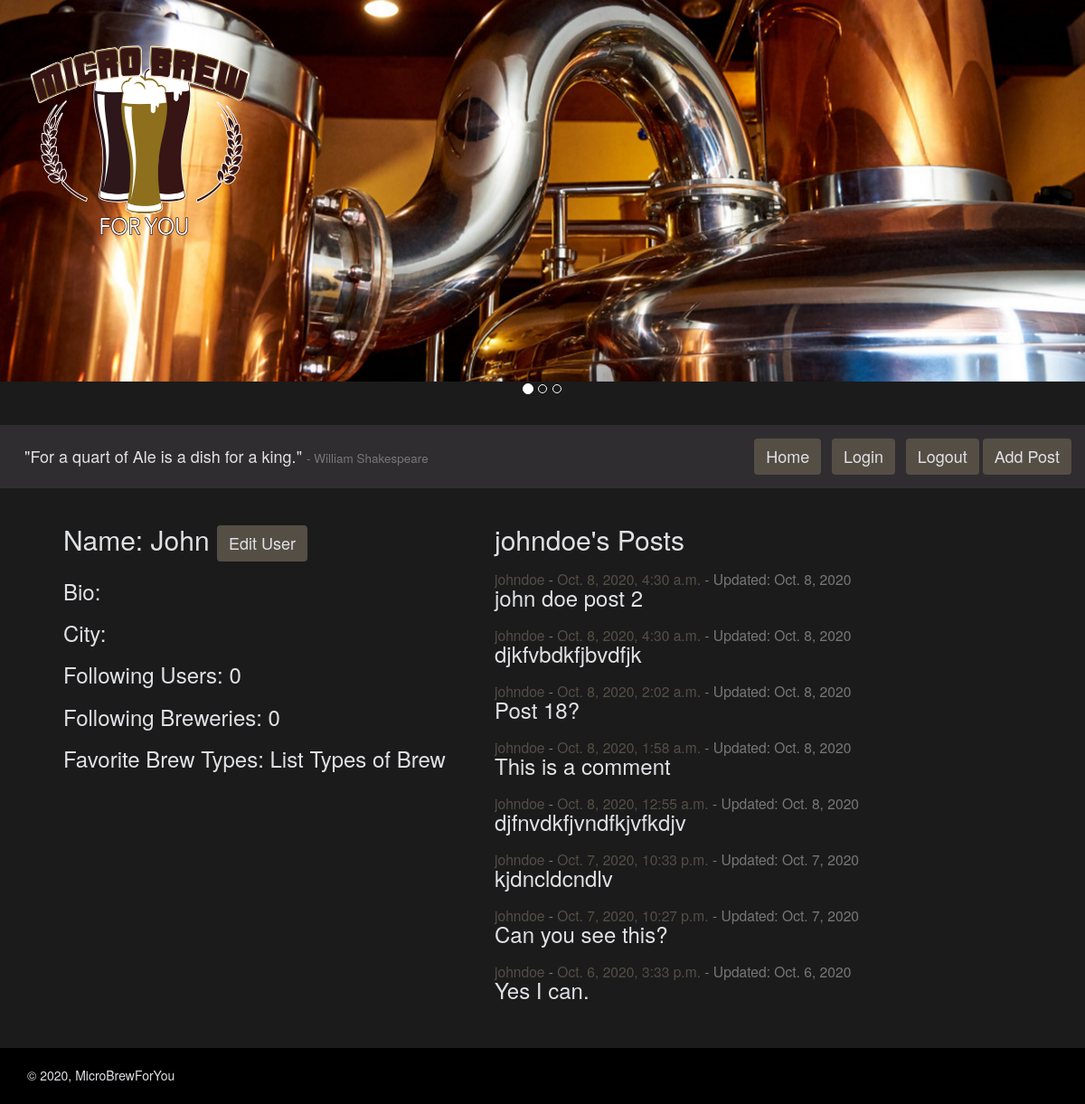
The app's page /user/1/ (signed in), older data.
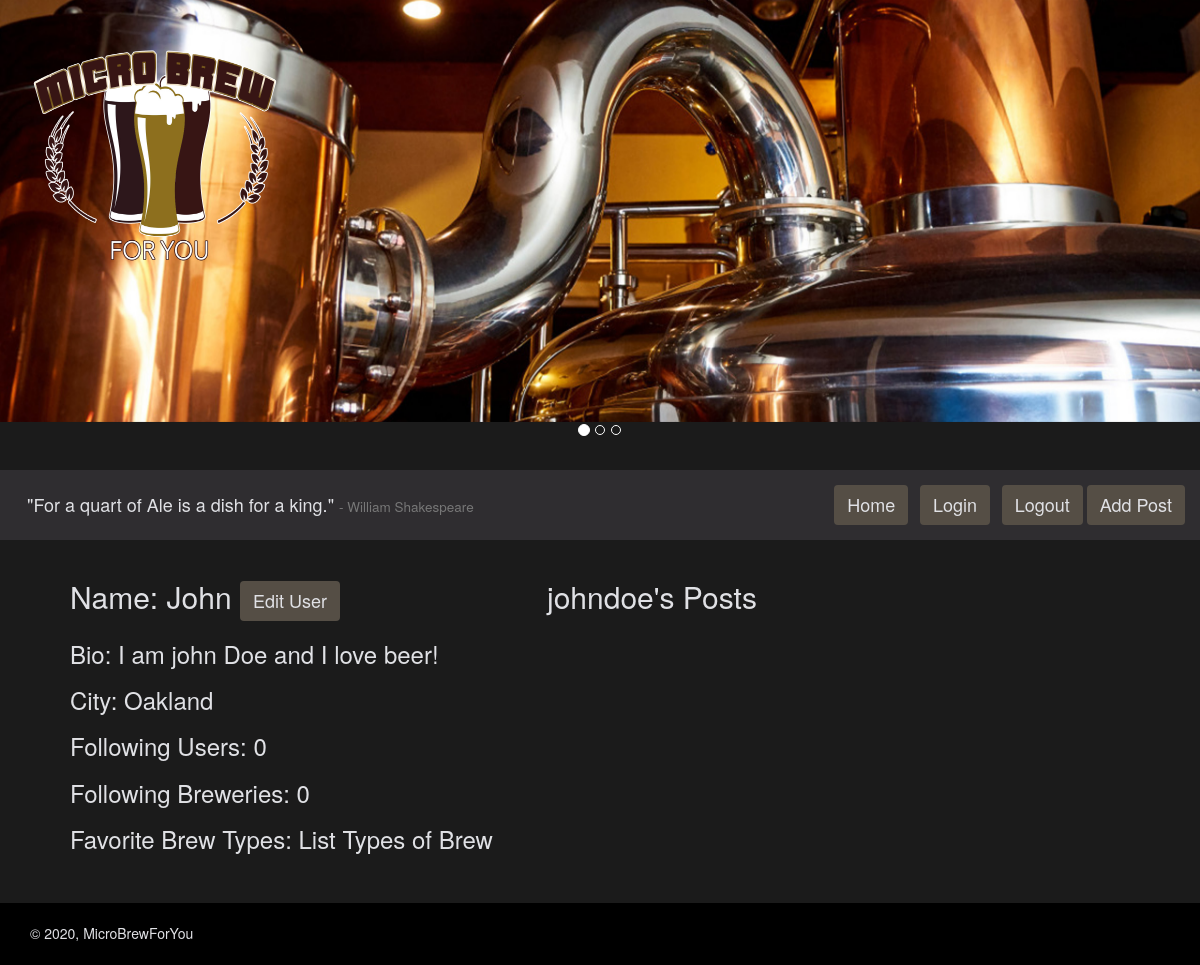
The same page, newer data.
### microbrewforyou_app/models.py (models this page shows, shortened)
class CustomUser(AbstractUser):
    bio = models.CharField(max_length=280, default='')
    user_image = models.ImageField(
        upload_to='images/', null=True, blank=True)
    users_following = models.ManyToManyField(
        "self", symmetrical=False, related_name='CustomUser')
    fav_breweries = models.ManyToManyField(
        "Breweries", symmetrical=False,
        related_name='fav_breweries', blank=True)
    fav_brewtypes = models.ManyToManyField(
        "BrewTypes", symmetrical=False,
        related_name='fav_brewtypes', blank=True)
    address = models.CharField(max_length=280)
    city = models.CharField(max_length=50)
    state = models.CharField(max_length=50)
    user_since = models.DateTimeField(default=timezone.now)
    REQUIRED_FIELDS = ['first_name', 'bio', 'address', 'city', 'state']
    def __str__(self):
        return self.username

class Posts(models.Model):
    author = models.ForeignKey(
        CustomUser, on_delete=models.CASCADE, related_name='author')
    body = models.TextField(max_length=280)
    postTime = models.DateTimeField(default=timezone.now)
    lastUpdated = models.DateField(auto_now=True)

### microbrewforyou_app/views.py (the view)
# urls.py: path('user/<int:user_id>/', UserDetailView.as_view(), name="userview"),
class UserDetailView(View):
    def get(self, request, user_id):
        selected_user = CustomUser.objects.filter(id=user_id).first()
        following_list = request.user.users_following.all()
        if selected_user.users_following:
            number_following = len(selected_user.users_following.all())
        else:
            number_following = 0
        user_posts = Posts.objects.filter(
            author=user_id).order_by('postTime').reverse()
        number_posts = len(user_posts)
        words_quote = "For a quart of Ale is a dish for a king."
        words_author = "William Shakespeare"
        return render(
            request, "user_detail.html",
            {"number_posts": number_posts,
             "selected_user": selected_user,
             "user_posts": user_posts,
             "following_list": following_list,
             "number_following": number_following,
             'words_author': words_author, "words_quote": words_quote}
        )

### templates/user_detail.html (shortened to what this page needs)
{% extends 'base.html' %} {% block content %}
<br />
<div class="main-user">
    <div class="two-column">
        <h2>Name: {{ selected_user.first_name }} {% if request.user == selected_user %}<a href="/edituser/{{selected_user.id}}/" class="btn button-menu">Edit User</a>{% endif %}</h2>
        <h3>Bio: {{ selected_user.bio }}</h3>
        <h3>City: {{ selected_user.city }}</h3>
        <h3>Following Users: {{ number_following }}</h3>
        <h3>Following Breweries: 0</h3>
        <h3>Favorite Brew Types: List Types of Brew</h3>
    </div>
    <div class="two-column">
        <h2>{{ selected_user }}'s Posts</h2>
        {% for post in user_posts %}
        <h3>
        <span class="small"
            ><a  class="custom_link" href="/user/{{ post.author.id }}/">{{ post.author }}</a> -
            <a  class="custom_link" href="/post/{{ post.id }}/">{{post.postTime}}</a></span
        ><span class="small"
            > - Updated: {{ post.lastUpdated }}</a></span><br />
        {{ post.body }}
        </h3>
        {% endfor %}
    </div>
</div>
<br />
<br />
{% endblock %}

### templates/base.html (shortened to what this page needs)
{% load static %}
<html>
  <head>
    <link rel="stylesheet" href="{% static 'css/main.css' %}" />
    <link
      rel="stylesheet"
      href="https://maxcdn.bootstrapcdn.com/bootstrap/3.3.7/css/bootstrap.min.css"
    />
    <link
      rel="stylesheet"
      href="https://maxcdn.bootstrapcdn.com/bootstrap/3.3.7/css/bootstrap-theme.min.css"
    />
  </head>
  <body id="custom_body">
    {% include "home_header.html" %} {% include "menu.html" %}
    <div class="container_main">{% block content %} {% endblock %}</div>
    <div class="footer">
      <p>&copy; 2020, MicroBrewForYou</p>
    </div>
  </body>
</html>

### templates/home_header.html (shortened to what this page needs)
{% load static %}
<div id="carouselExampleIndicators" class="carousel slide" data-ride="carousel">
  <ol class="carousel-indicators">
    <li
      data-target="#carouselExampleIndicators"
      data-slide-to="0"
      class="active"
    ></li>
    <li data-target="#carouselExampleIndicators" data-slide-to="1"></li>
    <li data-target="#carouselExampleIndicators" data-slide-to="2"></li>
  </ol>
  <div class="carousel-inner" style="height: 470px">
    <img src="{% static "images/logo.png" %}" class="logo_mbfy" alt="logo" />
    <div class="item active">
      <img src="{% static "images/slider2.jpg" %}" class="d-block w-100"
      alt="..." style="vertical-align: top;"/>
    </div>
  </div>
</div>

### templates/menu.html (shortened to what this page needs)
<div align="right" class="main_menu">
  {% include "beer_words.html" %}
  <a href="/" class="btn button-menu">Home</a>
  <a href="/login/" class="btn button-menu">Login</a>
  &nbsp; {% if request.user.is_authenticated %}
  <a href="/logout/" class="btn button-menu">Logout</a>
  {% endif %}  {% if request.user.is_authenticated %}
  <a href="/addpost/" class="btn button-menu">Add Post</a>{% endif %}
</div>

### templates/beer_words.html
<div class="quote">
  <h4>"{{ words_quote }}" <span class="small">- {{words_author}}</span></h4>
</div>

### static/css/main.css (style rules this page uses)
.two-column { width: 45%; }
.main-user { display: flex; }
div.main_menu { padding: 15px; background-color: #2f2d30; }
body#custom_body { background-color: #1b1b1b; color: #e0e1e5; }
.container_main { margin-left: 70px; margin-right: 70px; }
a.button-menu { background-color: #554e45; color: #e0e1e5; font-size: 18px; }
img.logo_mbfy { position: absolute; top: 30px; left: 30px; width: 250px; height: 250px; z-index: 1; }
div.footer { background-color: black; height: 62px; color: #e0e1e5; padding: 20px; padding-left: 30px; }
div.quote { position: relative; margin-left: 12px; float: left; }

Row changes from the older to the newer data that the page shows:
removed Posts: author "johndoe", postTime "Oct. 8, 2020, 4:30 a.m.", lastUpdated "Oct. 8, 2020", body "john doe post 2"
removed Posts: author "johndoe", postTime "Oct. 8, 2020, 4:30 a.m.", lastUpdated "Oct. 8, 2020", body "djkfvbdkfjbvdfjk"
removed Posts: author "johndoe", postTime "Oct. 8, 2020, 2:02 a.m.", lastUpdated "Oct. 8, 2020", body "Post 18?"
removed Posts: author "johndoe", postTime "Oct. 8, 2020, 1:58 a.m.", lastUpdated "Oct. 8, 2020", body "This is a comment"
removed Posts: author "johndoe", postTime "Oct. 8, 2020, 12:55 a.m.", lastUpdated "Oct. 8, 2020", body "djfnvdkfjvndfkjvfkdjv"
removed Posts: author "johndoe", postTime "Oct. 7, 2020, 10:33 p.m.", lastUpdated "Oct. 7, 2020", body "kjdncldcndlv"
removed Posts: author "johndoe", postTime "Oct. 7, 2020, 10:27 p.m.", lastUpdated "Oct. 7, 2020", body "Can you see this?"
removed Posts: author "johndoe", postTime "Oct. 6, 2020, 3:33 p.m.", lastUpdated "Oct. 6, 2020", body "Yes I can."
changed CustomUser "John": bio (not shown) → "I am john Doe and I love beer!"; city (not shown) → "Oakland"
